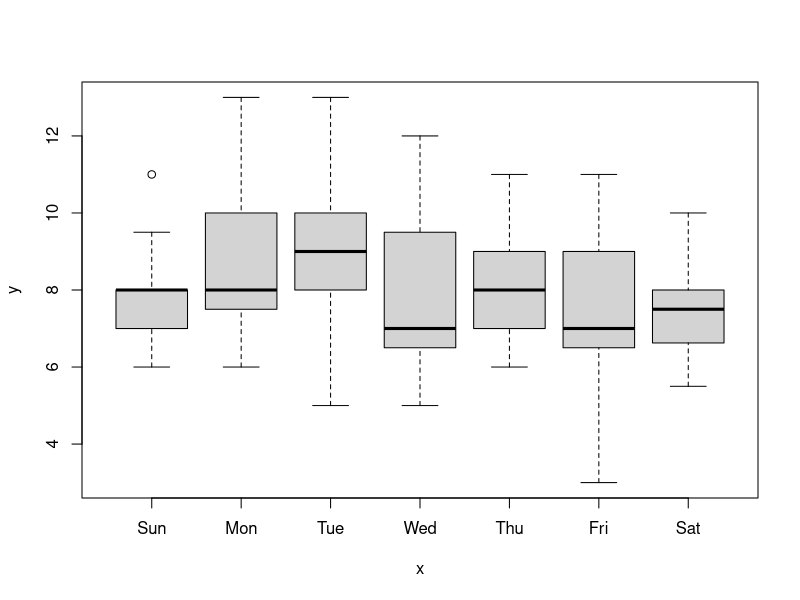

R code for this plot:
## ---- chunk 1
library(readr)
Hours_slept <- read_csv("Hours-slept.csv", 
   col_types = cols(Month = col_character(), 
   `Hours Slept` = col_number()))

## ---- chunk 2
library(tidyverse)

library(dplyr)

library(knitr)

library(kableExtra)

library(lubridate)
## ---- chunk 3


sleep <- as.data.frame(Hours_slept)
colnames(sleep) <- c("Month", "Hours_Slept")

# Extract the date column
dates <- sleep$Month

# Create a year variable (assuming 2024)
year <- 2024

# Construct dates with year
fullDates <- paste(dates, year, sep = "/")

# Convert to mm/dd/yyyy format
new_dates <- format(mdy(fullDates), "%m/%d/%Y")

# Combine with hours slept
combined_data <- data.frame(Date = fullDates, Hours_Slept = sleep$Hours_Slept)

print(combined_data)
  
## ---- chunk 4

combined_data$Date <- mdy(combined_data$Date)

combined_data$Weekday <- wday(combined_data$Date, label = TRUE)


dataWweeks <- data.frame(Date = fullDates, Hours_Slept = sleep$Hours_Slept, Weeks = combined_data$Weekday )

print(dataWweeks)
## ---- chunk 5

plot(dataWweeks$Weeks, dataWweeks$Hours_Slept)
